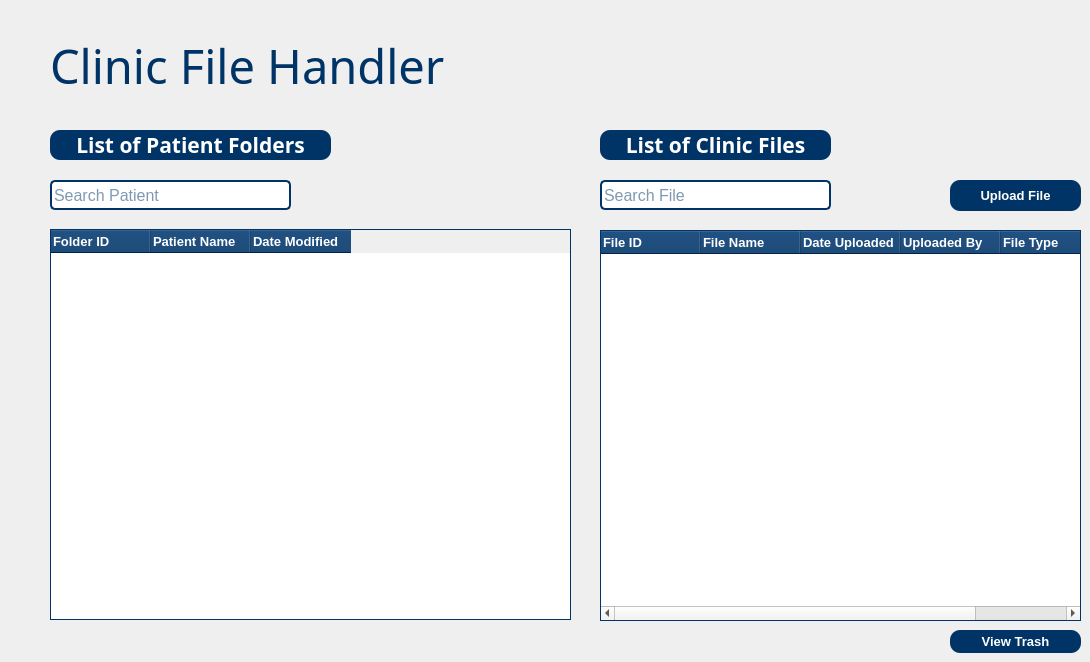
    <widget class="QWidget" name="pageFiles">
     <widget class="QLabel" name="label_Appointments_3">
      <property name="geometry">
       <rect>
        <x>50</x>
        <y>40</y>
        <width>481</width>
        <height>50</height>
       </rect>
      </property>
      <property name="font">
       <font>
        <family>Cooper Black</family>
        <pointsize>35</pointsize>
        <weight>50</weight>
        <bold>false</bold>
       </font>
      </property>
      <property name="styleSheet">
       <string notr="true">color: rgb(0, 51, 102);</string>
      </property>
      <property name="text">
       <string>Clinic File Handler</string>
      </property>
     </widget>
     <widget class="QLabel" name="label_Appointments_4">
      <property name="geometry">
       <rect>
        <x>50</x>
        <y>130</y>
        <width>281</width>
        <height>30</height>
       </rect>
      </property>
      <property name="font">
       <font>
        <family>Arial Black</family>
        <pointsize>16</pointsize>
        <weight>75</weight>
        <bold>true</bold>
       </font>
      </property>
      <property name="styleSheet">
       <string notr="true">background-color: rgb(0, 51, 102);
color: white;
border-radius: 10px;</string>
      </property>
      <property name="text">
       <string>List of Patient Folders</string>
      </property>
      <property name="alignment">
       <set>Qt::AlignCenter</set>
      </property>
      <property name="indent">
       <number>20</number>
      </property>
     </widget>
     <widget class="QTableWidget" name="tableWidgetApp_2">
      <property name="geometry">
       <rect>
        <x>50</x>
        <y>229</y>
        <width>521</width>
        <height>391</height>
       </rect>
      </property>
      <property name="styleSheet">
       <string notr="true">QTableWidget {
    border: 1px solid  rgb(0, 51, 102);
    background-color: white;
    gridline-color: #dcdcdc;
}

QHeaderView::section {
    background-color: rgb(0, 51, 102);
    color: white;
    padding: 2px;
}

QTableWidget::item {
    font-size: 10px;
	padding-left: 2px;
}
</string>
      </property>
      <column>
       <property name="text">
        <string>Folder ID</string>
       </property>
       <property name="font">
        <font>
         <family>Arial</family>
         <pointsize>10</pointsize>
         <weight>75</weight>
         <bold>true</bold>
        </font>
       </property>
       <property name="textAlignment">
        <set>AlignLeading|AlignVCenter</set>
       </property>
      </column>
      <column>
       <property name="text">
        <string>Patient Name</string>
       </property>
       <property name="font">
        <font>
         <family>Arial</family>
         <pointsize>10</pointsize>
         <weight>75</weight>
         <bold>true</bold>
        </font>
       </property>
       <property name="textAlignment">
        <set>AlignLeading|AlignVCenter</set>
       </property>
      </column>
      <column>
       <property name="text">
        <string>Date Modified</string>
       </property>
       <property name="font">
        <font>
         <family>Arial</family>
         <pointsize>10</pointsize>
         <weight>75</weight>
         <bold>true</bold>
        </font>
       </property>
       <property name="textAlignment">
        <set>AlignLeading|AlignVCenter</set>
       </property>
      </column>
     </widget>
     <widget class="QLineEdit" name="lineEditSearchApp_2">
      <property name="geometry">
       <rect>
        <x>50</x>
        <y>180</y>
        <width>241</width>
        <height>30</height>
       </rect>
      </property>
      <property name="font">
       <font>
        <family>Arial</family>
        <pointsize>12</pointsize>
       </font>
      </property>
      <property name="toolTipDuration">
       <number>-1</number>
      </property>
      <property name="styleSheet">
       <string notr="true">background-color: white;
color:  rgb(0, 51, 102);
border: 2px solid rgb(0, 51, 102);
border-radius: 5px;</string>
      </property>
      <property name="cursorPosition">
       <number>0</number>
      </property>
      <property name="alignment">
       <set>Qt::AlignLeading|Qt::AlignLeft|Qt::AlignVCenter</set>
      </property>
      <property name="placeholderText">
       <string>Search Patient</string>
      </property>
      <property name="cursorMoveStyle">
       <enum>Qt::LogicalMoveStyle</enum>
      </property>
      <property name="clearButtonEnabled">
       <bool>false</bool>
      </property>
     </widget>
     <widget class="QPushButton" name="pushBtnAddApp_2">
      <property name="geometry">
       <rect>
        <x>950</x>
        <y>180</y>
        <width>131</width>
        <height>31</height>
       </rect>
      </property>
      <property name="font">
       <font>
        <family>Arial</family>
        <pointsize>10</pointsize>
        <weight>75</weight>
        <bold>true</bold>
       </font>
      </property>
      <property name="styleSheet">
       <string notr="true">background-color: rgb(0, 51, 102);
color: white;
border-radius: 10px;</string>
      </property>
      <property name="text">
       <string>Upload File</string>
      </property>
      <property name="icon">
       <iconset>
        <normaloff>../wfpics/addIcon.png</normaloff>../wfpics/addIcon.png</iconset>
      </property>
      <property name="checkable">
       <bool>false</bool>
      </property>
     </widget>
     <widget class="QPushButton" name="pushBtnTrashUser_3">
      <property name="geometry">
       <rect>
        <x>950</x>
        <y>630</y>
        <width>131</width>
        <height>23</height>
       </rect>
      </property>
      <property name="font">
       <font>
        <family>Arial</family>
        <pointsize>10</pointsize>
        <weight>75</weight>
        <bold>true</bold>
       </font>
      </property>
      <property name="styleSheet">
       <string notr="true">background-color: rgb(0, 51, 102);
color: white;
border-radius: 10px;</string>
      </property>
      <property name="text">
       <string>View Trash</string>
      </property>
      <property name="icon">
       <iconset>
        <normaloff>../wfpics/trashIcon.png</normaloff>../wfpics/trashIcon.png</iconset>
      </property>
      <property name="checkable">
       <bool>false</bool>
      </property>
     </widget>
     <widget class="QTableWidget" name="tableWidgetApp_3">
      <property name="geometry">
       <rect>
        <x>600</x>
        <y>230</y>
        <width>481</width>
        <height>391</height>
       </rect>
      </property>
      <property name="styleSheet">
       <string notr="true">QTableWidget {
    border: 1px solid  rgb(0, 51, 102);
    background-color: white;
    gridline-color: #dcdcdc;
}

QHeaderView::section {
    background-color: rgb(0, 51, 102);
    color: white;
    padding: 2px;
}

QTableWidget::item {
    font-size: 10px;
	padding-left: 2px;
}
</string>
      </property>
      <column>
       <property name="text">
        <string>File ID</string>
       </property>
       <property name="font">
        <font>
         <family>Arial</family>
         <pointsize>10</pointsize>
         <weight>75</weight>
         <bold>true</bold>
        </font>
       </property>
       <property name="textAlignment">
        <set>AlignLeading|AlignVCenter</set>
       </property>
      </column>
      <column>
       <property name="text">
        <string>File Name</string>
       </property>
       <property name="font">
        <font>
         <family>Arial</family>
         <pointsize>10</pointsize>
         <weight>75</weight>
         <bold>true</bold>
        </font>
       </property>
       <property name="textAlignment">
        <set>AlignLeading|AlignVCenter</set>
       </property>
      </column>
      <column>
       <property name="text">
        <string>Date Uploaded</string>
       </property>
       <property name="font">
        <font>
         <family>Arial</family>
         <pointsize>10</pointsize>
         <weight>75</weight>
         <bold>true</bold>
        </font>
       </property>
       <property name="textAlignment">
        <set>AlignLeading|AlignVCenter</set>
       </property>
      </column>
      <column>
       <property name="text">
        <string>Uploaded By</string>
       </property>
       <property name="font">
        <font>
         <family>Arial</family>
         <pointsize>10</pointsize>
         <weight>75</weight>
         <bold>true</bold>
        </font>
       </property>
       <property name="textAlignment">
        <set>AlignLeading|AlignVCenter</set>
       </property>
      </column>
      <column>
       <property name="text">
        <string>File Type</string>
       </property>
       <property name="font">
        <font>
         <family>Arial</family>
         <pointsize>10</pointsize>
         <weight>75</weight>
         <bold>true</bold>
        </font>
       </property>
       <property name="textAlignment">
        <set>AlignLeading|AlignVCenter</set>
       </property>
      </column>
     </widget>
     <widget class="QLabel" name="label_Appointments_5">
      <property name="geometry">
       <rect>
        <x>600</x>
        <y>130</y>
        <width>231</width>
        <height>30</height>
       </rect>
      </property>
      <property name="font">
       <font>
        <family>Arial Black</family>
        <pointsize>16</pointsize>
        <weight>75</weight>
        <bold>true</bold>
       </font>
      </property>
      <property name="styleSheet">
       <string notr="true">background-color: rgb(0, 51, 102);
color: white;
border-radius: 10px;</string>
      </property>
      <property name="text">
       <string>List of Clinic Files</string>
      </property>
      <property name="alignment">
       <set>Qt::AlignCenter</set>
      </property>
      <property name="indent">
       <number>20</number>
      </property>
     </widget>
     <widget class="QLineEdit" name="lineEditSearchApp_3">
      <property name="geometry">
       <rect>
        <x>600</x>
        <y>180</y>
        <width>231</width>
        <height>30</height>
       </rect>
      </property>
      <property name="font">
       <font>
        <family>Arial</family>
        <pointsize>12</pointsize>
       </font>
      </property>
      <property name="toolTipDuration">
       <number>-1</number>
      </property>
      <property name="styleSheet">
       <string notr="true">background-color: white;
color:  rgb(0, 51, 102);
border: 2px solid rgb(0, 51, 102);
border-radius: 5px;</string>
      </property>
      <property name="cursorPosition">
       <number>0</number>
      </property>
      <property name="alignment">
       <set>Qt::AlignLeading|Qt::AlignLeft|Qt::AlignVCenter</set>
      </property>
      <property name="placeholderText">
       <string>Search File</string>
      </property>
      <property name="cursorMoveStyle">
       <enum>Qt::LogicalMoveStyle</enum>
      </property>
      <property name="clearButtonEnabled">
       <bool>false</bool>
      </property>
     </widget>
    </widget>
